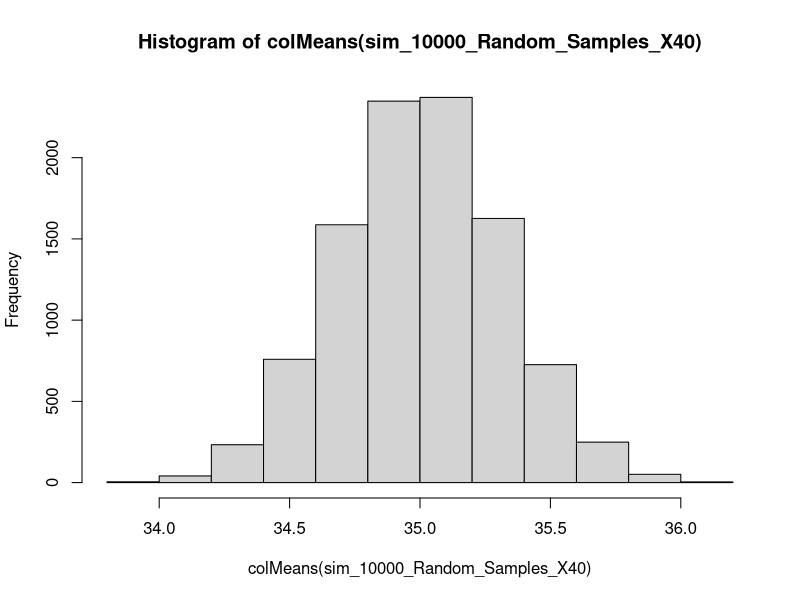
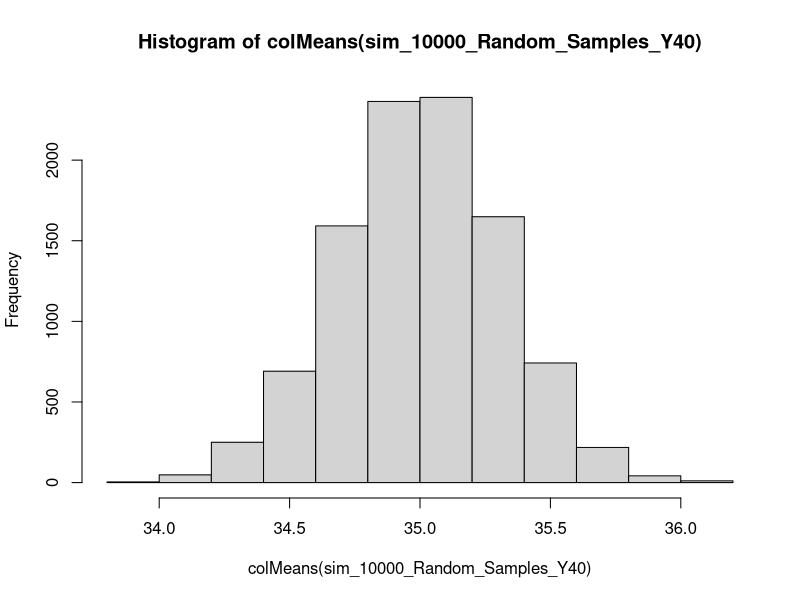

These figures' R source, in order:
## ---- chunk 1
E_Return_A <- 0.10
E_Return_B <- 0.15

sd_A <- 0.25
sd_B <- 0.32
## ---- chunk 2
correlation_coeff_A_B <- 0.6
inv_A <- 0.6
inv_B <- 0.4
E_Return_Portfolio <- (inv_A*E_Return_A + inv_B*E_Return_B)
E_Return_Portfolio
## ---- chunk 3


Var_A <- sd_A^2
Var_B <- sd_B^2
Cov_A_B <- correlation_coeff_A_B*sd_A*sd_B
Var_portfolio <- ((inv_A^2 * Var_A) + (inv_B^2 * Var_B) + (2 * inv_A * inv_B * Cov_A_B))
Var_portfolio
## ---- chunk 4
# X is a uniformly distributed Random Variable with mean = 35 and sd = 2
# we know for uniform distribution: mean = (a+b)/2
# and sd = b-a/√12
# where X varies between a and b.
# Solving for a and b, we get a = 31.535
#                             b = 38.465
sim_10000_Random_Samples_X <- replicate(10000, runif(4, min = 31.535, max = 38.465))

# mean of sample means
mean(colMeans(sim_10000_Random_Samples_X))

# standard deviation of the sample means
sd(colMeans(sim_10000_Random_Samples_X))
## ---- chunk 5
theoretic_mean_B <- 35

sim_10000_Random_Samples_X40 <- replicate(10000, runif(40, min = 31.535, max = 38.465))

# mean of sample means
simulated_mean_B <- mean(colMeans(sim_10000_Random_Samples_X40))
simulated_mean_B

# standard deviation of the sample means
simulated_sd_B <- sd(colMeans(sim_10000_Random_Samples_X40))
simulated_sd_B

# theoretical sd of the sampling distribution
theoretic_sd_B <- 2/sqrt(40)
## ---- chunk 6
# 10,000 Random Samples of Y sample size 4 - normally distributed with mean 35 and sd 2.
sim_10000_Random_Samples_Y <- replicate(10000, rnorm(4, mean = 35, sd = 2))

# Average of Sample means
mean(colMeans(sim_10000_Random_Samples_Y))

# standard deviation of the sample means
sd(colMeans(sim_10000_Random_Samples_Y))
## ---- chunk 7
theoretic_mean_D <- 35

# 10,000 Random Samples of Y sample size 40 - normally distributed with mean 35 and sd 2.
sim_10000_Random_Samples_Y40 <- replicate(10000, rnorm(40, mean = 35, sd = 2))

# Average of Sample means
simulated_mean_D <- mean(colMeans(sim_10000_Random_Samples_Y40))

# standard deviation of the sample means
simulated_sd_D <- sd(colMeans(sim_10000_Random_Samples_Y40))

# theoretical sd of the sampling distribution
theoretic_sd_D <- 2/sqrt(40)
## ---- chunk 8
# Difference in Theoretic and simulated mean for part b
simulated_mean_B - theoretic_mean_B

# Difference in Theoretic and simulated sd for part b
simulated_sd_B - theoretic_sd_B

# histogram for B
hist(colMeans(sim_10000_Random_Samples_X40))

# Difference in Theoretic and simulated mean for part d
simulated_mean_D - theoretic_mean_D

# Difference in Theoretic and simulated sd for part d
simulated_sd_D - theoretic_sd_D

# histogram for B
hist(colMeans(sim_10000_Random_Samples_Y40))

# We see that the simulated mean and standard deviation are very close to the theoretical mean and standard deviation. Thus we see that Central limit theorem correctly predicts that for the parts b and d the sampling distribution can be approximated well by the normal distribution with mean as the population mean and sd as (population sd)/√n
## ---- chunk 9
# As per Chebyshev's Rule
k <- 2
percent_data_within_2sd <- (1 - (1/k^2))

# percent data within 2 std deviations
percent_data_within_2sd*100

# sd for uniform distribution
sd_unif <- (12-8)/sqrt(12)
## ---- chunk 10
# As per Chebyshev's Rule
k <- 2
percent_data_within_2sd <- (1 - (1/k^2))

# percent data within 2 std deviations
percent_data_within_2sd*100

# P(4 ≤ Y ≤ 16)
calculated_norm_2sd <- pnorm(16, mean = 10, sd = 3) - pnorm(4, mean = 10, sd = 3)
## ---- chunk 11
# As per Chebyshev's Rule
k <- 2
percent_data_within_2sd <- (1 - (1/k^2))

# percent data within 2 std deviations
percent_data_within_2sd*100

# Calculating by hand
expValue_discrete <- ( ((-2)*(1/98)) + ((2)*(1/98)) + ((0)*(96/98)) )
calculated_discrete_var <- ( ((-2 - expValue_discrete)^2)*(1/98) + (((2-expValue_discrete)^2)*(1/98)) + (((0-expValue_discrete)^2)*(96/98)) )
calculated_discrete_sd <- sqrt(calculated_discrete_var)
calculated_discrete_sd

# 2 std deviations
expValue_discrete+(2*calculated_discrete_sd)
expValue_discrete-(2*calculated_discrete_sd)
## ---- chunk 12
# Part a 
# sd for uniform distribution
10 + (2 * sd_unif)
10 - (2 * sd_unif)
# In the case of qn a) we see that 100% of the distribution lies within the 2 standard deviations(7.69 - 12.31) as the variable is distributed between the values 8 and 12.
# Chebyshev's Rule states that atleast 75 % of the data would lie between the 2 standard deviations. Hence, the rule correctly predicts the range.

# Part b
# As per the rule, again 75 % of the data would lie between the 2 standard deviations.
# Using pnorm we found that for the normal distribution in b) theres a 95.44% chance that the value of Y would lie between 2 std. deviations i.e. between 4 and 16.
# Hence again it is true that atleast 75 % of the data would lie between the 2 standard deviations.

# Part c
# As per the rule, again 75 % of the data would lie between the 2 standard deviations.
# We calculated the standard deviation in part c and saw that the range for 2 sd from mean is between -0.57 and 0.57.

